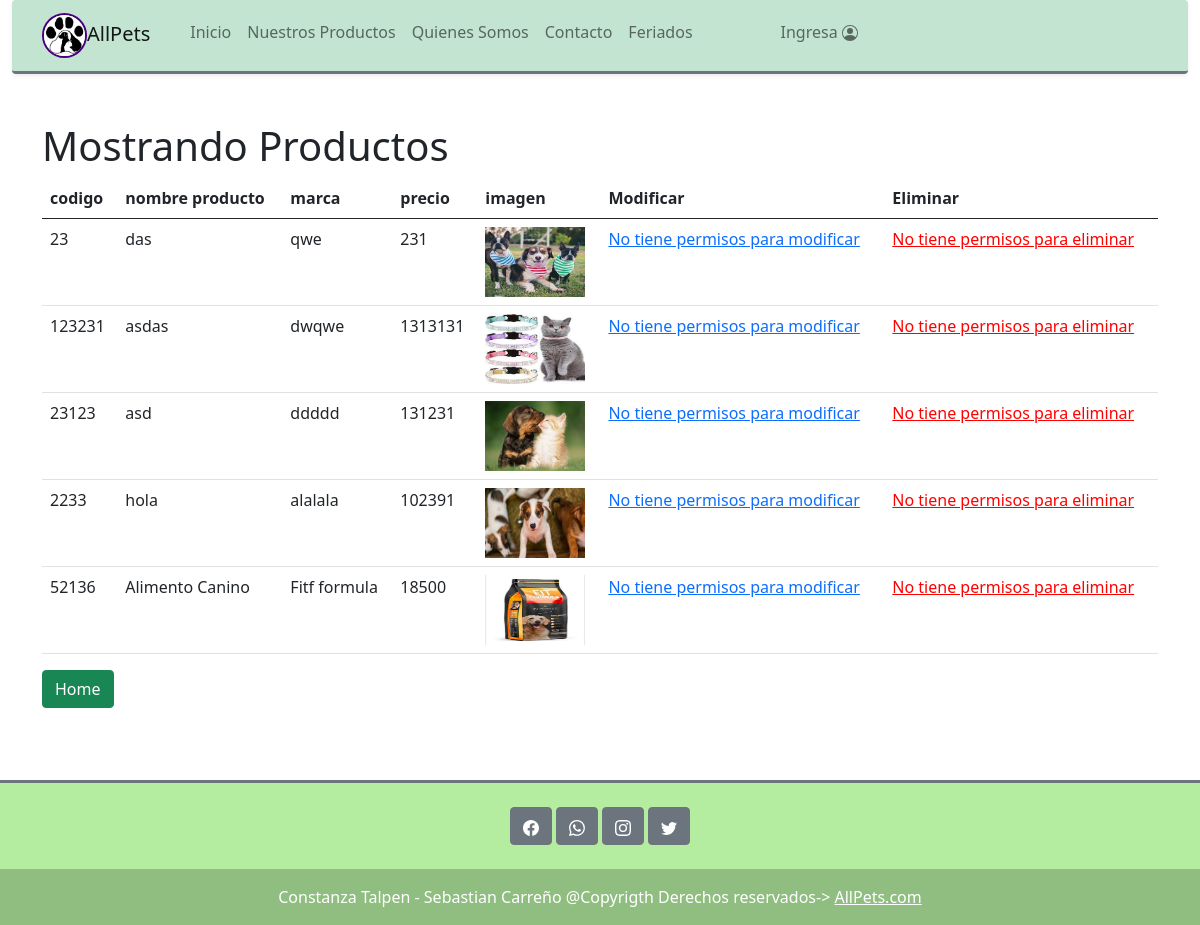
The page /mostrar/ on the database as committed earlier.
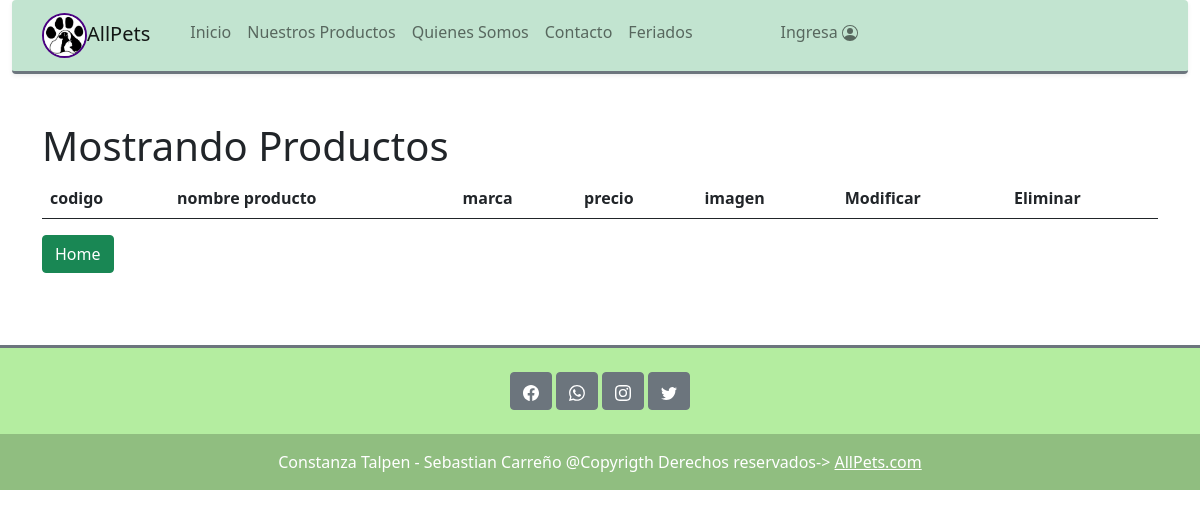
The same page on the database as committed later.
### iniv/models.py (models this page shows, shortened)
class Producto(models.Model):
    codigo = models.CharField( max_length=20, primary_key=True, verbose_name='Codigo del  Producto')
    nombre= models.CharField(max_length=20, verbose_name='Nombre del Producto')
    marca=models.CharField(max_length=20, verbose_name='Marca')
    precio=models.IntegerField( verbose_name='Precio')
    imagen=models.ImageField(upload_to='images/',blank='True',null='True', verbose_name='Imagen del producto')
    categoria=models.ForeignKey(Categoria, on_delete=models.CASCADE, verbose_name='Categoria')

### iniv/views.py (the view)
# urls.py: path('mostrar/', mostrar, name="mostrar"),
def mostrar(request):
    Productos = Producto.objects.all()
    datos = {
        'productos' : Productos
    }
    return render(request, 'mostrar.html', datos)

### cart/context_processor.py (called while the page is built)
def precio_total(request):
    total = 0
    if request.user.is_authenticated:
        if 'carrito' in request.session.keys():
            for key,value in request.session['carrito'].items():
                total = total +(float(value['precio'])*value['cantidad'])
    return {'precio_total':total}

### iniv/templates/mostrar.html (shortened to what the changed rows need)
<!DOCTYPE html>
<html lang="en">
<head>
    <link href="https://cdn.jsdelivr.net/npm/bootstrap@5.0.2/dist/css/bootstrap.min.css" rel="stylesheet">
</head>
<body>
    {% load static %}
    <div class="container">
        <h1>Mostrando Productos</h1>
        <table class="table">
            <thead>
                <tr>
                    <th>codigo</th>
                    <th>nombre producto</th>
                    <th>marca</th>
                    <th>precio</th>
                    <th>imagen</th>
                    <th>Modificar</th>
                    <th>Eliminar</th>
                </tr>
            </thead>
            <tbody>
            {% for pro in productos %}
                <tr>
                    <td>{{ pro.codigo }}</td>
                    <td>{{ pro.nombre }}</td>
                    <td>{{ pro.marca }}</td>
                    <td>{{ pro.precio }}</td>
                    <td>
                        {% if pro.imagen %}
                        <img src="{{ pro.imagen.url }}" style="height: 70px;width: 100px;">
                        {% endif %}
                    </td>
                    {% if user.is_authenticated  %}
                    <td><a href="{% url 'mod_producto' pro.codigo %}" class="btn btn-primary">Modificar</a></td>
                    {% else %}
                    <td><a href="#" >No tiene permisos para modificar</a></td>
                    {% endif %}
                    {% if user.is_authenticated  %}
                    <td><a href="{% url 'del_pro' pro.codigo %}" class="btn btn-danger">Eliminar</a></td>
                    {% else %}
                    <td><a href="#" style="color:red;">No tiene permisos para eliminar</a></td>
                    {% endif %}
                </tr>
            {% endfor %}
        </tbody>
    </table>
    </div>
    <br><br><br>
</body>
</html>

Rows that differ between the two databases and show on the page:
removed Producto: codigo "23", nombre "das", marca "qwe", precio "231", imagen (picture)
removed Producto: codigo "123231", nombre "asdas", marca "dwqwe", precio "1313131", imagen (picture)
removed Producto: codigo "23123", nombre "asd", marca "ddddd", precio "131231", imagen (picture)
removed Producto: codigo "2233", nombre "hola", marca "alalala", precio "102391", imagen (picture)
removed Producto: codigo "52136", nombre "Alimento Canino", marca "Fitf formula", precio "18500", imagen (picture)
